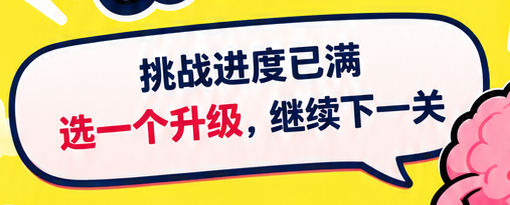
#> input picture ports/wechat/assets/concepts/2026-09-30/upgrade-v22/bubble-source-crop.png, 510 x 205 px
$ python prepare-upgrade-bubble-v25.py
#> lines starting #> are read from the running program, lines starting #| are printed output that depends on the picture; after the words box and inside, x2 and y2 are one past the last pixel; in counts of white or black regions, pixels touching at a corner belong together
"""Repair the v23 bubble's clipped tail without rerendering its lettering.

The generated edit is stored beside the source as a shape reference. Pixels
in the final bubble come from the approved painting, preserving every glyph.
"""

from collections import deque
from pathlib import Path

from PIL import Image, ImageDraw, ImageFilter


ROOT = Path(__file__).resolve().parents[1]
SOURCE = ROOT / "assets/concepts/2026-09-30/upgrade-v22/bubble-source-crop.png"
OUTPUT = ROOT / "assets/runtime/upgrade-bubble-v25.png"


with Image.open(SOURCE) as original:
#> original is the input picture: PIL image 510x205 RGB; mean R, G, B 213.6, 194.4, 157.6
    source = original.convert("RGB")
    hsv = source.convert("HSV")
#> hsv: PIL image 510x205 HSV; mean H, S, V 73, 100.2, 222.3
    width, height = source.size
#> width = 510; height = 205
    source_px = source.load()
    hsv_px = hsv.load()

    # Follow the cream interior, then extend far enough to include the navy
    # outline. The v23 limit ended in a vertical line at x=430.
    inside = Image.new("L", source.size)
#> inside: PIL image 510x205 L; every value is 0
    inside_px = inside.load()
    seen = bytearray(width * height)
    queue = deque([(200, 100)])
    while queue:
        x, y = queue.popleft()
        if x < 0 or y < 0 or x >= width or y >= height:
            continue
        index = y * width + x
        if seen[index]:
            continue
        seen[index] = 1
        _, saturation, value = hsv_px[x, y]
        if saturation > 100 or value < 185:
            continue
        inside_px[x, y] = 255
        queue.extend(((x - 1, y), (x + 1, y), (x, y - 1), (x, y + 1)))
#> this loop made 203553 passes
#> (saturation, value) on passes 1 to 3: (12, 253), (13, 253), (12, 253)
    mask = inside.filter(ImageFilter.MaxFilter(21))
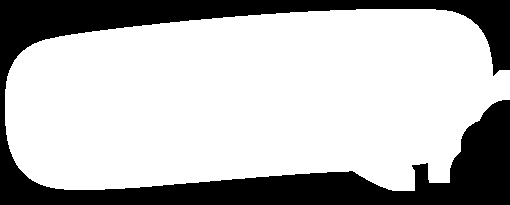
#> mask: PIL image 510x205 L; 72.7% white; 1 black region, box (x1, y1, x2, y2) and area: (0, 0, 510, 205) 28547

    # The generated repair confirms a smooth return from the tail tip toward
    # the upper-right edge. Keep this contour behind the foreground mascot.
    limit = Image.new("L", source.size)
    ImageDraw.Draw(limit).polygon(
        [(0, 0), (470, 0), (485, 63), (475, 127), (455, 145),
         (458, 160), (445, 168), (420, 174), (414, 194), (0, 205)], fill=255)
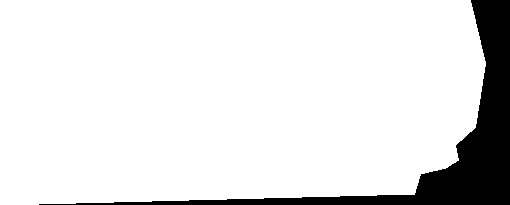
#> limit: PIL image 510x205 L; 89.2% white; 1 black region, box (x1, y1, x2, y2) and area: (39, 0, 510, 205) 11269
    mask = Image.composite(mask, Image.new("L", source.size), limit)
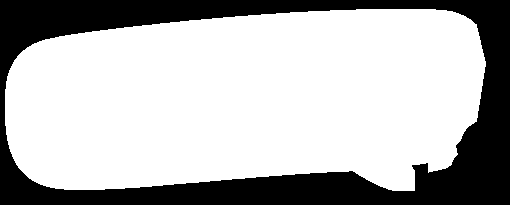
#> mask: PIL image 510x205 L; 71.2% white; 1 black region, box (x1, y1, x2, y2) and area: (0, 0, 510, 205) 30135
    mask_px = mask.load()
    for y in range(height):
        for x in range(width):
            red, green, blue = source_px[x, y]
            # Remove opaque yellow pixels and the occluding pink brain sliver
            # that were accidentally included by the old dilation.
            if red > 195 and green > 185 and blue < 125:
                mask_px[x, y] = 0
            elif x > 450 and red > green + 35 and blue > 120:
                mask_px[x, y] = 0
    mask = mask.filter(ImageFilter.GaussianBlur(.55))
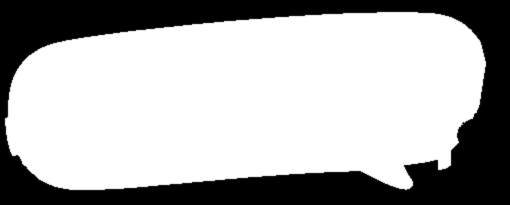
#> mask: PIL image 510x205 L; min 0, max 255, mean 172.8
    bubble = source.convert("RGBA")
    bubble.putalpha(mask)
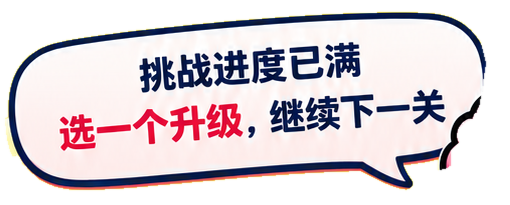
#> bubble: PIL image 510x205 RGBA; mean R, G, B, A 213.6, 194.4, 157.6, 172.8; transparent parts drawn white
    bubble.quantize(colors=192, method=Image.Quantize.FASTOCTREE,
                    dither=Image.Dither.NONE).save(OUTPUT, optimize=True)
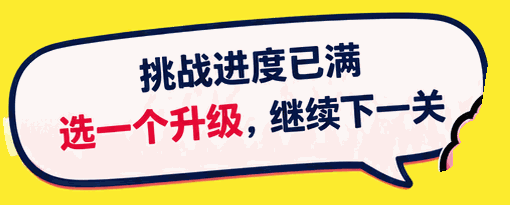
#> saved as upgrade-bubble-v25.png: PIL image 510x205 P; mean R, G, B 216.6, 201.6, 147.7
    print(OUTPUT, OUTPUT.stat().st_size)
